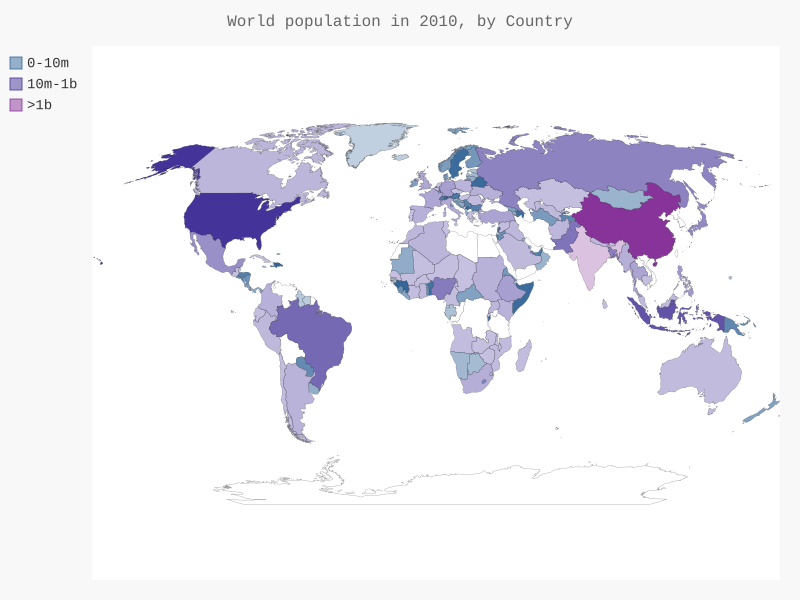

This figure's Python source:
import json
from pygal.maps.world import World
from pygal_maps_world.i18n import COUNTRIES
from pygal.style import RotateStyle as RS, LightColorizedStyle as LCS

"""
This example is from the book "Python Crash Course". Here are related URLs
- https://nostarch.com/pythoncrashcourse
- https://github.com/ehmatthes/pcc
- https://github.com/ehmatthes/pcc/blob/master/chapter_16/world_population.py
- https://github.com/ehmatthes/pcc/blob/master/chapter_16/population_data.json
"""

def get_country_code(country_name):
    for code, name in COUNTRIES.items():
        if name == country_name:
            return code
    return None

filename = 'population_data.json'
cc_population = {}
cc_pops_1,cc_pops_2, cc_pops_3 = {},{},{}

with open(filename) as f:
    pop_data = json.load(f)

for pop_dict in pop_data:
    if pop_dict['Year'] == '2010':
        country_name = pop_dict['Country Name']
        population = int(float(pop_dict['Value']))
        code = get_country_code(country_name)
        if code:
            cc_population[code] = population
        else:
            pass


for cc, pop in cc_population.items():
    if pop < 10000000:
        cc_pops_1[cc]=pop
    elif pop < 1000000000:
        cc_pops_2[cc]=pop
    else:
        cc_pops_3[cc]=pop

#wm_style = RotateStyle('#336699')
#wm_style = LightColorizedStyle
wm_style = RS('#336699',base_style=LCS)

wm = World(style=wm_style)
wm.title = 'World population in 2010, by Country'
#wm.add('2010',cc_population)
wm.add('0-10m',cc_pops_1)
wm.add('10m-1b',cc_pops_2)
wm.add('>1b',cc_pops_3)

wm.render_to_file('world_population.svg')
